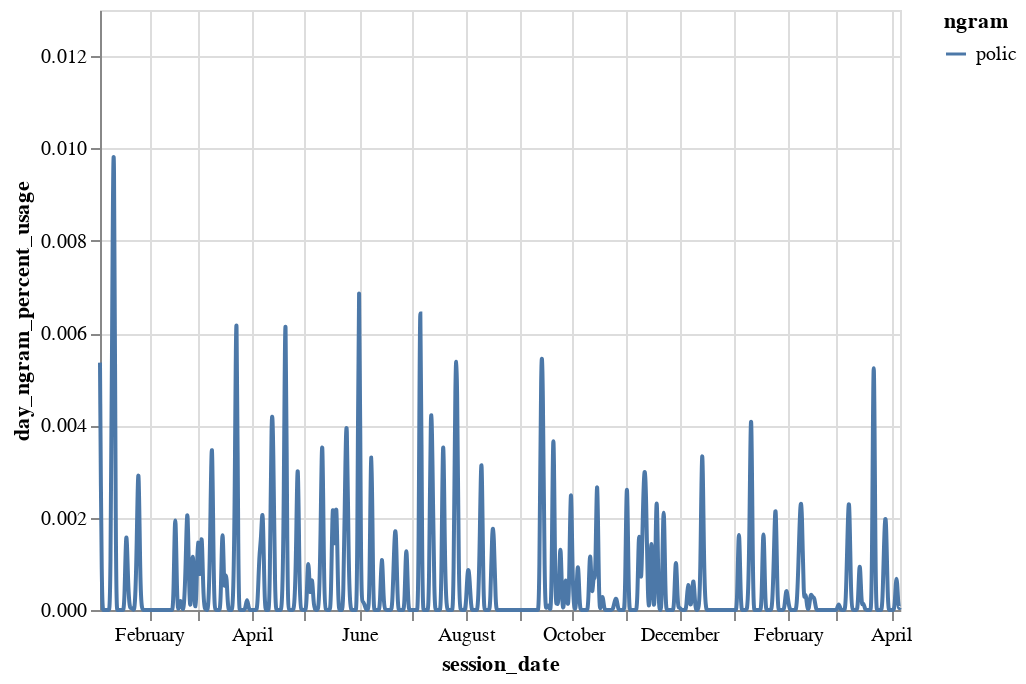

Notebook cell for this chart:
### Markdown cell above
If we want to clean this up and prepare the data specifically for plotting we can import and use a function to do just that.

This function will stem the provided ngram of interest (similar `strict=True` behavior if you don't want stemmed grams), add missing dates from the found date range in provided DataFrame and set the percent usage for those dates to 0.

Additionally it will subset the data to just the columns we need for plotting.

### Code cell
alt.Chart(prepped_police_data).mark_line(interpolate="basis").encode(
    x="session_date:T",
    y="day_ngram_percent_usage:Q",
    color="ngram:N",
)

### Figure 1 — Vega-Lite specification as saved in the notebook (floating-point values rounded to 4 significant figures; data arrays with more than 128 entries replaced by an {"elided": "..."} marker saying what was removed)
{"config": {"view": {"continuousWidth": 400, "continuousHeight": 300}}, "data": {"name": "data-0d25e8904389f25663589e8ccabfb113"}, "mark": {"type": "line", "interpolate": "basis"}, "encoding": {"color": {"field": "ngram", "type": "nominal"}, "x": {"field": "session_date", "type": "temporal"}, "y": {"field": "day_ngram_percent_usage", "type": "quantitative"}}, "$schema": "https://vega.github.io/schema/vega-lite/v4.17.0.json", "datasets": {"data-0d25e8904389f25663589e8ccabfb113": {"elided": "458 records"}}}
